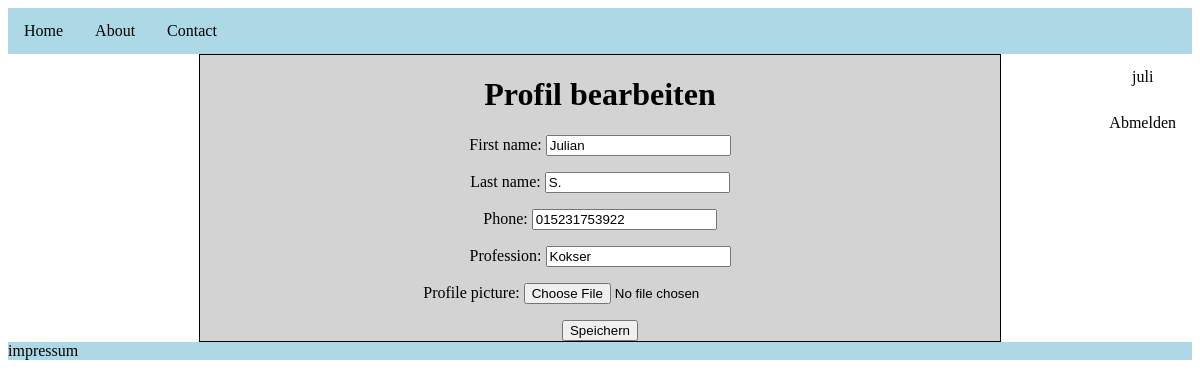
Page /users/profile/edit/ (signed in) on the committed database.
### users/models.py (models this page shows)
class Profile(models.Model):
    user = models.OneToOneField(User, on_delete=models.CASCADE, validators=[validate_email_address])
    first_name = models.CharField(max_length=50)
    last_name = models.CharField(max_length=50)
    phone = models.CharField(max_length=20)
    profession = models.CharField(max_length=100)
    profile_picture = models.ImageField(upload_to='profile_pictures', blank=True)

### users/views.py (the view)
# urls.py: path('profile/edit/', views.edit_profile, name='edit-profile'),
def edit_profile(request):
    profile = request.user.profile
    if request.method == 'POST':
        form = ProfileForm(request.POST, request.FILES, instance=profile)
        if form.is_valid():
            form.save()
            return redirect('profile')
    else:
        form = ProfileForm(instance=profile)
    return render(request, 'edit_profile.html', {'form': form})

### users/forms.py
class ProfileForm(ModelForm):
    class Meta:
        model = Profile
        fields = ['first_name', 'last_name', 'phone', 'profession', 'profile_picture']

### templates/edit_profile.html (shortened to what this page needs)
{% extends 'base.html' %}
{% block content %}
    <h1>Profil bearbeiten</h1>
    <form method="post" enctype="multipart/form-data">
        {{ form.as_p }}
        <input type="submit" value="Speichern">
    </form>
{% endblock %}

### templates/login.html (shortened to what this page needs)
{% if user.is_authenticated %}
     <a href="{% url 'profile' user.username %}">{{ user.username }}</a>
     <a href="{% url 'logout' %}">Abmelden</a>
{% endif %}

### static/CSS/style.css (style rules this page uses)
#login-block a { display: block; color: black; text-align: center; padding: 14px 16px; text-decoration: none; }

### rows in the picture
Profile: first_name "Julian", last_name "S.", phone "015231753922", profession "Kokser"

### other values in the picture
{{ user.username }} "juli"
